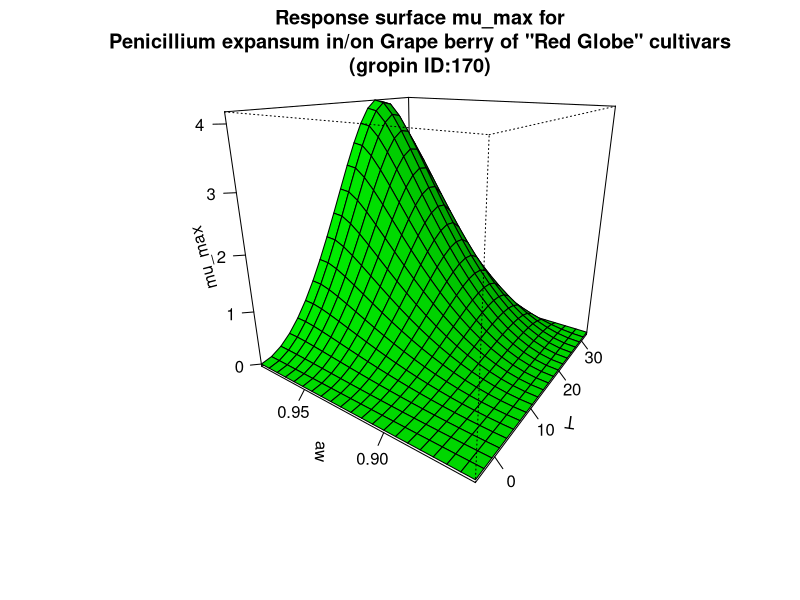

The R script that drew this image:
#############################
# start of Parameter script
#############################
T <- seq(-4.3956043956044,32.5325,length.out=21)
aw <- seq(0.855144855144855,0.982982,length.out=21)
#############################
# end of Parameter script
#############################
############################# 
# start of Model script Gropin ID 170 
#############################
 
# constant coefficients for this model
mopt <- 4.19
Tmin <- -4.4
Topt <- 23.9
Tmax <- 32.5
awmin <- 0.856
awopt <- 0.981
 
variables <- data.frame(T,aw)
argumentsPar <- expand.grid(variables)
 
# heart of the model
response_surface <- function(T,aw) {
   mumax <-(mopt*(((T-Tmax)*((T-Tmin)^2))/((Topt-Tmin)*((Topt-Tmin)*(T-Topt)-(Topt-Tmax)*(Topt+Tmin-2*T))))*(((aw-1)*(aw-awmin)^2)/((awopt-awmin)*((awopt-awmin)*(aw-awopt)-(awopt-1)*(awopt+awmin-2*aw)))))

return(mumax=mumax)
} 

# output parameters
mumax <- cbind(argumentsPar,response_surface(argumentsPar['T'],argumentsPar['aw']))
colnames(mumax) <- c(colnames(argumentsPar),'mumax')
#############################
# End of Model script
#############################
############################# 
# start of Visualisation script Gropin ID 170 
#############################
persp(T,aw,matrix(unlist(mumax$mumax),nrow=21),col = 'green',xlab='T',ylab='aw',zlab='mu_max',main='Response surface mu_max for
Penicillium expansum in/on Grape berry of "Red Globe" cultivars
(gropin ID:170)',theta=305,phi=20,shade=0.25,ticktype = 'detailed')
#############################
# End of Visualisation script
#############################
